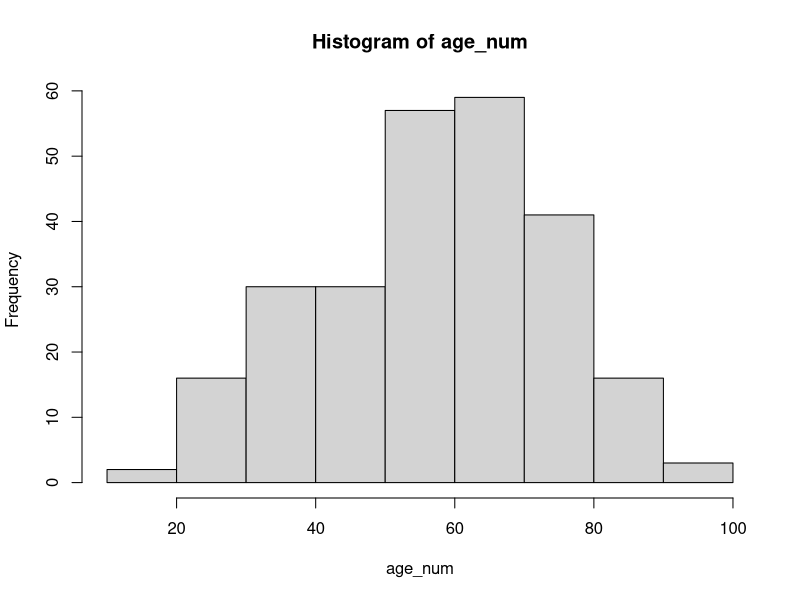

Write R code to recreate this figure.
## ---- chunk 1
knitr::opts_chunk$set(echo = TRUE)
## ---- chunk 2
# load tidyverse library
library(tidyverse)
# read logbook_2021 file from current directory into age and skip first line
fred <- read.csv("logbook_2021.csv", skip = 1)
## ---- chunk 3
# create vector called age from the column Age in fred
age <- fred$Age
## ---- chunk 4
# check data type for Age
print(class(age))
# change Age data into numeric form to allow analysis
age_num <- as.numeric(age)
# check data type in age_num
print(class(age_num))
# creat histogram of age_num
hist(age_num)
